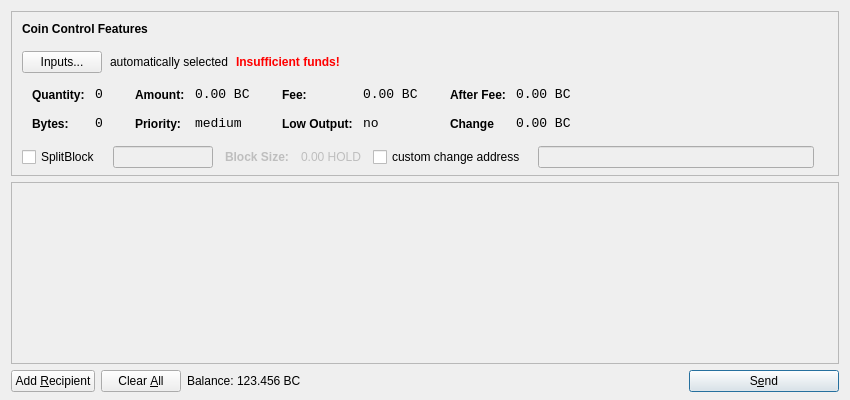
<?xml version="1.0" encoding="UTF-8"?>
<ui version="4.0">
 <class>SendCoinsDialog</class>
 <widget class="QDialog" name="SendCoinsDialog">
  <property name="geometry">
   <rect>
    <x>0</x>
    <y>0</y>
    <width>850</width>
    <height>400</height>
   </rect>
  </property>
  <property name="windowTitle">
   <string>Send Coins</string>
  </property>
  <layout class="QVBoxLayout" name="verticalLayout" stretch="0,1,0">
   <property name="bottomMargin">
    <number>8</number>
   </property>
   <item>
    <widget class="QFrame" name="frameCoinControl">
     <property name="sizePolicy">
      <sizepolicy hsizetype="Expanding" vsizetype="Expanding">
       <horstretch>0</horstretch>
       <verstretch>0</verstretch>
      </sizepolicy>
     </property>
     <property name="maximumSize">
      <size>
       <width>16777215</width>
       <height>16777215</height>
      </size>
     </property>
     <property name="frameShape">
      <enum>QFrame::StyledPanel</enum>
     </property>
     <property name="frameShadow">
      <enum>QFrame::Sunken</enum>
     </property>
     <layout class="QVBoxLayout" name="verticalLayoutCoinControl2">
      <property name="spacing">
       <number>-1</number>
      </property>
      <property name="leftMargin">
       <number>0</number>
      </property>
      <property name="topMargin">
       <number>0</number>
      </property>
      <property name="rightMargin">
       <number>0</number>
      </property>
      <property name="bottomMargin">
       <number>6</number>
      </property>
      <item>
       <layout class="QVBoxLayout" name="verticalLayoutCoinControl" stretch="0,0,0,0,1">
        <property name="spacing">
         <number>0</number>
        </property>
        <property name="leftMargin">
         <number>10</number>
        </property>
        <property name="topMargin">
         <number>10</number>
        </property>
        <item>
         <layout class="QHBoxLayout" name="horizontalLayoutCoinControl1">
          <property name="bottomMargin">
           <number>15</number>
          </property>
          <item>
           <widget class="QLabel" name="labelCoinControlFeatures">
            <property name="sizePolicy">
             <sizepolicy hsizetype="Preferred" vsizetype="Maximum">
              <horstretch>0</horstretch>
              <verstretch>0</verstretch>
             </sizepolicy>
            </property>
            <property name="font">
             <font>
              <weight>75</weight>
              <bold>true</bold>
             </font>
            </property>
            <property name="styleSheet">
             <string notr="true">font-weight:bold;</string>
            </property>
            <property name="text">
             <string>Coin Control Features</string>
            </property>
           </widget>
          </item>
         </layout>
        </item>
        <item>
         <layout class="QHBoxLayout" name="horizontalLayoutCoinControl2" stretch="0,0,0,0">
          <property name="spacing">
           <number>8</number>
          </property>
          <property name="bottomMargin">
           <number>10</number>
          </property>
          <item>
           <widget class="QPushButton" name="pushButtonCoinControl">
            <property name="styleSheet">
             <string notr="true"/>
            </property>
            <property name="text">
             <string>Inputs...</string>
            </property>
           </widget>
          </item>
          <item>
           <widget class="QLabel" name="labelCoinControlAutomaticallySelected">
            <property name="text">
             <string>automatically selected</string>
            </property>
            <property name="margin">
             <number>5</number>
            </property>
           </widget>
          </item>
          <item>
           <widget class="QLabel" name="labelCoinControlInsuffFunds">
            <property name="font">
             <font>
              <weight>75</weight>
              <bold>true</bold>
             </font>
            </property>
            <property name="styleSheet">
             <string notr="true">color:red;font-weight:bold;</string>
            </property>
            <property name="text">
             <string>Insufficient funds!</string>
            </property>
            <property name="margin">
             <number>5</number>
            </property>
           </widget>
          </item>
          <item>
           <spacer name="horizontalSpacerCoinControl">
            <property name="orientation">
             <enum>Qt::Horizontal</enum>
            </property>
            <property name="sizeHint" stdset="0">
             <size>
              <width>40</width>
              <height>1</height>
             </size>
            </property>
           </spacer>
          </item>
         </layout>
        </item>
        <item>
         <widget class="QWidget" name="widgetCoinControl" native="true">
          <property name="sizePolicy">
           <sizepolicy hsizetype="Preferred" vsizetype="Preferred">
            <horstretch>0</horstretch>
            <verstretch>0</verstretch>
           </sizepolicy>
          </property>
          <property name="minimumSize">
           <size>
            <width>0</width>
            <height>0</height>
           </size>
          </property>
          <property name="styleSheet">
           <string notr="true"/>
          </property>
          <layout class="QHBoxLayout" name="horizontalLayoutCoinControl5">
           <property name="margin">
            <number>0</number>
           </property>
           <item>
            <layout class="QHBoxLayout" name="horizontalLayoutCoinControl3" stretch="0,0,0,1">
             <property name="spacing">
              <number>20</number>
             </property>
             <property name="topMargin">
              <number>0</number>
             </property>
             <property name="bottomMargin">
              <number>10</number>
             </property>
             <item>
              <layout class="QFormLayout" name="formLayoutCoinControl1">
               <property name="horizontalSpacing">
                <number>10</number>
               </property>
               <property name="verticalSpacing">
                <number>14</number>
               </property>
               <property name="leftMargin">
                <number>10</number>
               </property>
               <property name="topMargin">
                <number>4</number>
               </property>
               <property name="rightMargin">
                <number>6</number>
               </property>
               <item row="0" column="0">
                <widget class="QLabel" name="labelCoinControlQuantityText">
                 <property name="styleSheet">
                  <string notr="true">font-weight:bold;</string>
                 </property>
                 <property name="text">
                  <string>Quantity:</string>
                 </property>
                 <property name="margin">
                  <number>0</number>
                 </property>
                </widget>
               </item>
               <item row="0" column="1">
                <widget class="QLabel" name="labelCoinControlQuantity">
                 <property name="font">
                  <font>
                   <family>Monospace</family>
                   <pointsize>10</pointsize>
                  </font>
                 </property>
                 <property name="cursor">
                  <cursorShape>IBeamCursor</cursorShape>
                 </property>
                 <property name="contextMenuPolicy">
                  <enum>Qt::ActionsContextMenu</enum>
                 </property>
                 <property name="text">
                  <string>0</string>
                 </property>
                 <property name="margin">
                  <number>0</number>
                 </property>
                 <property name="textInteractionFlags">
                  <set>Qt::LinksAccessibleByMouse|Qt::TextSelectableByKeyboard|Qt::TextSelectableByMouse</set>
                 </property>
                </widget>
               </item>
               <item row="1" column="0">
                <widget class="QLabel" name="labelCoinControlBytesText">
                 <property name="styleSheet">
                  <string notr="true">font-weight:bold;</string>
                 </property>
                 <property name="text">
                  <string>Bytes:</string>
                 </property>
                </widget>
               </item>
               <item row="1" column="1">
                <widget class="QLabel" name="labelCoinControlBytes">
                 <property name="font">
                  <font>
                   <family>Monospace</family>
                   <pointsize>10</pointsize>
                  </font>
                 </property>
                 <property name="cursor">
                  <cursorShape>IBeamCursor</cursorShape>
                 </property>
                 <property name="contextMenuPolicy">
                  <enum>Qt::ActionsContextMenu</enum>
                 </property>
                 <property name="text">
                  <string>0</string>
                 </property>
                 <property name="textInteractionFlags">
                  <set>Qt::LinksAccessibleByMouse|Qt::TextSelectableByKeyboard|Qt::TextSelectableByMouse</set>
                 </property>
                </widget>
               </item>
              </layout>
             </item>
             <item>
              <layout class="QFormLayout" name="formLayoutCoinControl2">
               <property name="horizontalSpacing">
                <number>10</number>
               </property>
               <property name="verticalSpacing">
                <number>14</number>
               </property>
               <property name="leftMargin">
                <number>6</number>
               </property>
               <property name="topMargin">
                <number>4</number>
               </property>
               <property name="rightMargin">
                <number>6</number>
               </property>
               <item row="0" column="0">
                <widget class="QLabel" name="labelCoinControlAmountText">
                 <property name="styleSheet">
                  <string notr="true">font-weight:bold;</string>
                 </property>
                 <property name="text">
                  <string>Amount:</string>
                 </property>
                 <property name="margin">
                  <number>0</number>
                 </property>
                </widget>
               </item>
               <item row="0" column="1">
                <widget class="QLabel" name="labelCoinControlAmount">
                 <property name="font">
                  <font>
                   <family>Monospace</family>
                   <pointsize>10</pointsize>
                  </font>
                 </property>
                 <property name="cursor">
                  <cursorShape>IBeamCursor</cursorShape>
                 </property>
                 <property name="contextMenuPolicy">
                  <enum>Qt::ActionsContextMenu</enum>
                 </property>
                 <property name="text">
                  <string>0.00 BC</string>
                 </property>
                 <property name="textInteractionFlags">
                  <set>Qt::LinksAccessibleByMouse|Qt::TextSelectableByKeyboard|Qt::TextSelectableByMouse</set>
                 </property>
                </widget>
               </item>
               <item row="1" column="0">
                <widget class="QLabel" name="labelCoinControlPriorityText">
                 <property name="styleSheet">
                  <string notr="true">font-weight:bold;</string>
                 </property>
                 <property name="text">
                  <string>Priority:</string>
                 </property>
                </widget>
               </item>
               <item row="1" column="1">
                <widget class="QLabel" name="labelCoinControlPriority">
                 <property name="font">
                  <font>
                   <family>Monospace</family>
                   <pointsize>10</pointsize>
                  </font>
                 </property>
                 <property name="cursor">
                  <cursorShape>IBeamCursor</cursorShape>
                 </property>
                 <property name="contextMenuPolicy">
                  <enum>Qt::ActionsContextMenu</enum>
                 </property>
                 <property name="text">
                  <string>medium</string>
                 </property>
                 <property name="textInteractionFlags">
                  <set>Qt::LinksAccessibleByMouse|Qt::TextSelectableByKeyboard|Qt::TextSelectableByMouse</set>
                 </property>
                </widget>
               </item>
              </layout>
             </item>
             <item>
              <layout class="QFormLayout" name="formLayoutCoinControl3">
               <property name="horizontalSpacing">
                <number>10</number>
               </property>
               <property name="verticalSpacing">
                <number>14</number>
               </property>
               <property name="leftMargin">
                <number>6</number>
               </property>
               <property name="topMargin">
                <number>4</number>
               </property>
               <property name="rightMargin">
                <number>6</number>
               </property>
               <item row="0" column="0">
                <widget class="QLabel" name="labelCoinControlFeeText">
                 <property name="styleSheet">
                  <string notr="true">font-weight:bold;</string>
                 </property>
                 <property name="text">
                  <string>Fee:</string>
                 </property>
                 <property name="margin">
                  <number>0</number>
                 </property>
                </widget>
               </item>
               <item row="0" column="1">
                <widget class="QLabel" name="labelCoinControlFee">
                 <property name="font">
                  <font>
                   <family>Monospace</family>
                   <pointsize>10</pointsize>
                  </font>
                 </property>
                 <property name="cursor">
                  <cursorShape>IBeamCursor</cursorShape>
                 </property>
                 <property name="contextMenuPolicy">
                  <enum>Qt::ActionsContextMenu</enum>
                 </property>
                 <property name="text">
                  <string>0.00 BC</string>
                 </property>
                 <property name="textInteractionFlags">
                  <set>Qt::LinksAccessibleByMouse|Qt::TextSelectableByKeyboard|Qt::TextSelectableByMouse</set>
                 </property>
                </widget>
               </item>
               <item row="1" column="0">
                <widget class="QLabel" name="labelCoinControlLowOutputText">
                 <property name="styleSheet">
                  <string notr="true">font-weight:bold;</string>
                 </property>
                 <property name="text">
                  <string>Low Output:</string>
                 </property>
                </widget>
               </item>
               <item row="1" column="1">
                <widget class="QLabel" name="labelCoinControlLowOutput">
                 <property name="font">
                  <font>
                   <family>Monospace</family>
                   <pointsize>10</pointsize>
                  </font>
                 </property>
                 <property name="cursor">
                  <cursorShape>IBeamCursor</cursorShape>
                 </property>
                 <property name="contextMenuPolicy">
                  <enum>Qt::ActionsContextMenu</enum>
                 </property>
                 <property name="text">
                  <string>no</string>
                 </property>
                 <property name="textInteractionFlags">
                  <set>Qt::LinksAccessibleByMouse|Qt::TextSelectableByKeyboard|Qt::TextSelectableByMouse</set>
                 </property>
                </widget>
               </item>
              </layout>
             </item>
             <item>
              <layout class="QFormLayout" name="formLayoutCoinControl4">
               <property name="horizontalSpacing">
                <number>10</number>
               </property>
               <property name="verticalSpacing">
                <number>14</number>
               </property>
               <property name="leftMargin">
                <number>6</number>
               </property>
               <property name="topMargin">
                <number>4</number>
               </property>
               <property name="rightMargin">
                <number>6</number>
               </property>
               <item row="0" column="0">
                <widget class="QLabel" name="labelCoinControlAfterFeeText">
                 <property name="styleSheet">
                  <string notr="true">font-weight:bold;</string>
                 </property>
                 <property name="text">
                  <string>After Fee:</string>
                 </property>
                 <property name="margin">
                  <number>0</number>
                 </property>
                </widget>
               </item>
               <item row="0" column="1">
                <widget class="QLabel" name="labelCoinControlAfterFee">
                 <property name="font">
                  <font>
                   <family>Monospace</family>
                   <pointsize>10</pointsize>
                  </font>
                 </property>
                 <property name="cursor">
                  <cursorShape>IBeamCursor</cursorShape>
                 </property>
                 <property name="contextMenuPolicy">
                  <enum>Qt::ActionsContextMenu</enum>
                 </property>
                 <property name="text">
                  <string>0.00 BC</string>
                 </property>
                 <property name="textInteractionFlags">
                  <set>Qt::LinksAccessibleByMouse|Qt::TextSelectableByKeyboard|Qt::TextSelectableByMouse</set>
                 </property>
                </widget>
               </item>
               <item row="1" column="0">
                <widget class="QLabel" name="labelCoinControlChangeText">
                 <property name="styleSheet">
                  <string notr="true">font-weight:bold;</string>
                 </property>
                 <property name="text">
                  <string>Change</string>
                 </property>
                </widget>
               </item>
               <item row="1" column="1">
                <widget class="QLabel" name="labelCoinControlChange">
                 <property name="font">
                  <font>
                   <family>Monospace</family>
                   <pointsize>10</pointsize>
                  </font>
                 </property>
                 <property name="cursor">
                  <cursorShape>IBeamCursor</cursorShape>
                 </property>
                 <property name="contextMenuPolicy">
                  <enum>Qt::ActionsContextMenu</enum>
                 </property>
                 <property name="text">
                  <string>0.00 BC</string>
                 </property>
                 <property name="textInteractionFlags">
                  <set>Qt::LinksAccessibleByMouse|Qt::TextSelectableByKeyboard|Qt::TextSelectableByMouse</set>
                 </property>
                </widget>
               </item>
              </layout>
             </item>
            </layout>
           </item>
          </layout>
         </widget>
        </item>
        <item>
         <layout class="QHBoxLayout" name="horizontalLayoutCoinControl4" stretch="0,0,0">
          <property name="spacing">
           <number>12</number>
          </property>
          <property name="sizeConstraint">
           <enum>QLayout::SetDefaultConstraint</enum>
          </property>
          <property name="topMargin">
           <number>5</number>
          </property>
          <property name="rightMargin">
           <number>5</number>
          </property>
          <item>
            <widget class="QCheckBox" name="splitBlockCheckBox">
              <property name="text">
                <string>SplitBlock</string>
              </property>
            </widget>
          </item>
          <item>
            <widget class="QLineEdit" name="splitBlockLineEdit">
              <property name="enabled">
                <bool>false</bool>
              </property>
              <property name="sizePolicy">
                <sizepolicy hsizetype="Fixed" vsizetype="Fixed">
                  <horstretch>0</horstretch>
                  <verstretch>0</verstretch>
                </sizepolicy>
              </property>
              <property name="maximumSize">
                <size>
                  <width>100</width>
                  <height>16777215</height>
                </size>
              </property>
            </widget>
          </item>
          <item>
            <widget class="QLabel" name="labelBlockSizeText">
              <property name="enabled">
                <bool>false</bool>
              </property>
              <property name="font">
                <font>
                  <weight>75</weight>
                  <bold>true</bold>
                </font>
              </property>
              <property name="text">
                <string>Block Size:</string>
              </property>
            </widget>
          </item>
          <item>
            <widget class="QLabel" name="labelBlockSize">
              <property name="enabled">
                <bool>false</bool>
              </property>
              <property name="text">
                <string>0.00 HOLD</string>
              </property>
            </widget>
          </item>
          <item>
           <widget class="QCheckBox" name="checkBoxCoinControlChange">
            <property name="text">
             <string>custom change address</string>
            </property>
           </widget>
          </item>
          <item>
           <widget class="QLineEdit" name="lineEditCoinControlChange">
            <property name="enabled">
             <bool>false</bool>
            </property>
            <property name="sizePolicy">
             <sizepolicy hsizetype="Expanding" vsizetype="Fixed">
              <horstretch>0</horstretch>
              <verstretch>0</verstretch>
             </sizepolicy>
            </property>
           </widget>
          </item>
          <item>
           <widget class="QLabel" name="labelCoinControlChangeLabel">
            <property name="sizePolicy">
             <sizepolicy hsizetype="Preferred" vsizetype="Expanding">
              <horstretch>0</horstretch>
              <verstretch>0</verstretch>
             </sizepolicy>
            </property>
            <property name="minimumSize">
             <size>
              <width>0</width>
              <height>0</height>
             </size>
            </property>
            <property name="text">
             <string/>
            </property>
            <property name="margin">
             <number>3</number>
            </property>
           </widget>
          </item>
         </layout>
        </item>
        <item>
         <spacer name="verticalSpacerCoinControl">
          <property name="orientation">
           <enum>Qt::Vertical</enum>
          </property>
          <property name="sizeHint" stdset="0">
           <size>
            <width>800</width>
            <height>1</height>
           </size>
          </property>
         </spacer>
        </item>
       </layout>
      </item>
     </layout>
    </widget>
   </item>
   <item>
    <widget class="QScrollArea" name="scrollArea">
     <property name="widgetResizable">
      <bool>true</bool>
     </property>
     <widget class="QWidget" name="scrollAreaWidgetContents">
      <property name="geometry">
       <rect>
        <x>0</x>
        <y>0</y>
        <width>830</width>
        <height>165</height>
       </rect>
      </property>
      <layout class="QVBoxLayout" name="verticalLayout_2">
       <property name="margin">
        <number>0</number>
       </property>
       <item>
        <layout class="QVBoxLayout" name="entries">
         <property name="spacing">
          <number>6</number>
         </property>
        </layout>
       </item>
       <item>
        <spacer name="verticalSpacer">
         <property name="orientation">
          <enum>Qt::Vertical</enum>
         </property>
         <property name="sizeHint" stdset="0">
          <size>
           <width>20</width>
           <height>40</height>
          </size>
         </property>
        </spacer>
       </item>
      </layout>
     </widget>
    </widget>
   </item>
   <item>
    <layout class="QHBoxLayout" name="horizontalLayout">
     <item>
      <widget class="QPushButton" name="addButton">
       <property name="toolTip">
        <string>Send to multiple recipients at once</string>
       </property>
       <property name="text">
        <string>Add &amp;Recipient</string>
       </property>
       <property name="autoDefault">
        <bool>false</bool>
       </property>
      </widget>
     </item>
     <item>
      <widget class="QPushButton" name="clearButton">
       <property name="sizePolicy">
        <sizepolicy hsizetype="Minimum" vsizetype="Fixed">
         <horstretch>0</horstretch>
         <verstretch>0</verstretch>
        </sizepolicy>
       </property>
       <property name="toolTip">
        <string>Remove all transaction fields</string>
       </property>
       <property name="text">
        <string>Clear &amp;All</string>
       </property>
       <property name="autoRepeatDelay">
        <number>300</number>
       </property>
       <property name="autoDefault">
        <bool>false</bool>
       </property>
      </widget>
     </item>
     <item>
      <layout class="QHBoxLayout" name="horizontalLayout_2">
       <property name="spacing">
        <number>3</number>
       </property>
       <item>
        <widget class="QLabel" name="label">
         <property name="sizePolicy">
          <sizepolicy hsizetype="Preferred" vsizetype="Fixed">
           <horstretch>0</horstretch>
           <verstretch>0</verstretch>
          </sizepolicy>
         </property>
         <property name="text">
          <string>Balance:</string>
         </property>
        </widget>
       </item>
       <item>
        <widget class="QLabel" name="labelBalance">
         <property name="sizePolicy">
          <sizepolicy hsizetype="Preferred" vsizetype="Fixed">
           <horstretch>0</horstretch>
           <verstretch>0</verstretch>
          </sizepolicy>
         </property>
         <property name="cursor">
          <cursorShape>IBeamCursor</cursorShape>
         </property>
         <property name="text">
          <string>123.456 BC</string>
         </property>
         <property name="textInteractionFlags">
          <set>Qt::LinksAccessibleByMouse|Qt::TextSelectableByKeyboard|Qt::TextSelectableByMouse</set>
         </property>
        </widget>
       </item>
      </layout>
     </item>
     <item>
      <spacer name="horizontalSpacer">
       <property name="orientation">
        <enum>Qt::Horizontal</enum>
       </property>
       <property name="sizeHint" stdset="0">
        <size>
         <width>40</width>
         <height>20</height>
        </size>
       </property>
      </spacer>
     </item>
     <item>
      <widget class="QPushButton" name="sendButton">
       <property name="minimumSize">
        <size>
         <width>150</width>
         <height>0</height>
        </size>
       </property>
       <property name="toolTip">
        <string>Confirm the send action</string>
       </property>
       <property name="text">
        <string>S&amp;end</string>
       </property>
       <property name="icon">
        <iconset resource="../bitcoin.qrc">
         <normaloff>:/icons/send</normaloff>:/icons/send</iconset>
       </property>
       <property name="default">
        <bool>true</bool>
       </property>
      </widget>
     </item>
    </layout>
   </item>
  </layout>
 </widget>
 <resources>
  <include location="../bitcoin.qrc"/>
 </resources>
 <connections/>
</ui>
